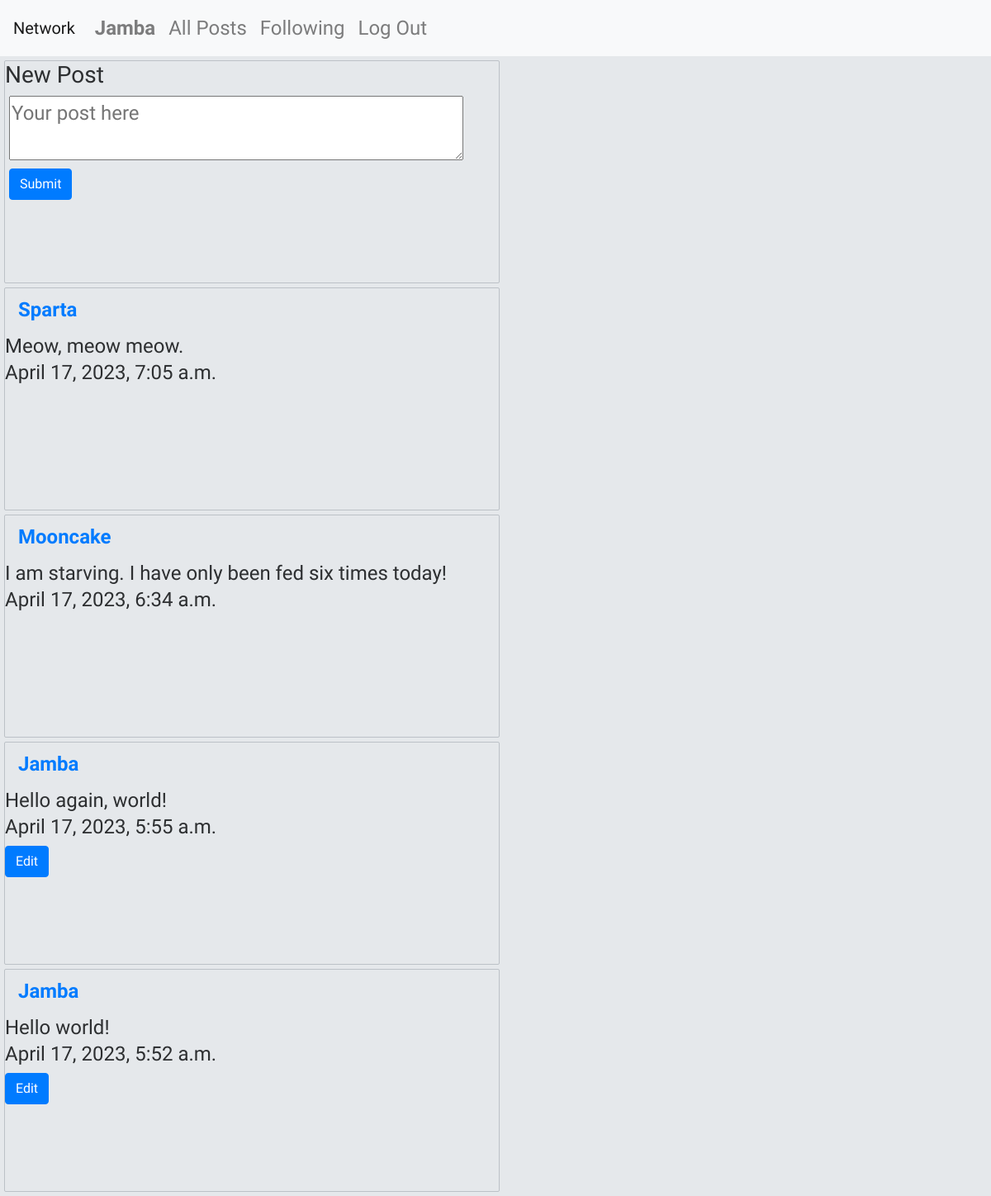
/ (signed in), run on the app's committed database.
### network/models.py (models this page shows, shortened)
class User(AbstractUser):
    id = models.AutoField(primary_key=True)
    followers = models.ManyToManyField("self", blank=True, related_name="user_followers", symmetrical=False)
    following = models.ManyToManyField("self", blank=True, related_name="user_following", symmetrical=False)

class Post(models.Model):
    id = models.AutoField(primary_key=True)
    author = models.ForeignKey(User, on_delete=models.CASCADE)
    content = models.CharField(max_length=128)
    date = models.DateTimeField(auto_now_add=True)
    likes = models.IntegerField()

### network/views.py (the view)
# urls.py: path("", views.index, name="index"),
def index(request):
    if request.method == "POST":
        print("Post request submitted.")
        if len(request.POST["content"]) <= POST_MINIMUM_CHARS:
            print("Post is too short!")
            posts = Post.objects.all()
            posts = posts.order_by("-date").all()
            return render(request, "network/index.html", {"posts":posts})
        else:
            p = Post(
                author = request.user,
                content = request.POST["content"],
                likes = 0
            )
            p.save()
            posts = Post.objects.all()
            posts = posts.order_by("-date").all()
            return render(request, "network/index.html", {"posts":posts})
    else:
        posts = Post.objects.all()
        posts = posts.order_by("-date").all()
        return render(request, "network/index.html", {"posts":posts})

### network/templates/network/index.html (shortened to what this page needs)
{% extends "network/layout.html" %}
{% block body %}
    {% if user.is_authenticated %}
    <div id="new-post-view">
        <h3>New Post</h3>
        <form id="new-post-form" action="{% url 'index' %}" method="POST">
            <textarea id="new-post-body" maxlength="128" placeholder="Your post here" name="content"></textarea>
            <input type="submit" id="new-post-button" class="btn btn-primary"/>
        </form>
    </div>
        {% for post in posts %}
            <div class="post" id="{{post.id}}">
                <a class="nav-link" href="{% url 'profile' post.author.username %}"><strong>{{ post.author.username }}</strong></a>
                <span id="post-content">{{ post.content }}</span>
                <h4>{{ post.date }}</h4>
                {% if user == post.author %}
                <input type="submit" id="edit-post-button" class="btn btn-primary" value="Edit"/>
                {% endif %}
            </div>
        {% endfor %}
    {% else %}
    <h1>You are not logged in!</h1>
    <h3>Please <a class="nav-link" href="{% url 'login' %}">log in</a> or <a class="nav-link" href="{% url 'register' %}">register an account</a> to create and view posts.</h3>
    {% endif %}
{% endblock %}

### network/templates/network/layout.html (shortened to what this page needs)
{% load static %}
<!DOCTYPE html>
<html lang="en">
    <head>
        <link rel="stylesheet" href="https://stackpath.bootstrapcdn.com/bootstrap/4.4.1/css/bootstrap.min.css">
        <link href="{% static 'network/styles.css' %}" rel="stylesheet">
    </head>
    <body>
        <nav class="navbar navbar-expand-lg navbar-light bg-light">
            <a class="navbar-brand" href="#">Network</a>
            <div>
              <ul class="navbar-nav mr-auto">
                {% if user.is_authenticated %}
                    <li class="nav-item">
                        <a class="nav-link" href="{% url 'profile' user.username %}"><strong>{{ user.username }}</strong></a>
                    </li>
                {% endif %}
                <li class="nav-item">
                  <a class="nav-link" href="{% url 'index' %}">All Posts</a>
                </li>
                {% if user.is_authenticated %}
                    <li class="nav-item">
                        <a class="nav-link" href="#">Following</a>
                    </li>
                    <li class="nav-item">
                        <a class="nav-link" href="{% url 'logout' %}">Log Out</a>
                    </li>
                {% endif %}
              </ul>
            </div>
          </nav>
        <div class="body">
            {% block body %}
            {% endblock %}
        </div>
    </body>
</html>

### network/static/network/styles.css (style rules this page uses)
:root { --background: #e5e8eb; --font-color: #2d2f31; --borders: #bcc1c7; --post-width: 600px; --success: #0b836b; --error: #a72727; }
body { text-align: center; vertical-align: middle; font-size: 24px; font-family: 'Gaegu', sans-serif; background-color: var(--background); color: var(--font-color); }
.post { text-align: left; height: calc(var(--post-width) * 0.45); width: var(--post-width); margin: 5px; border-radius: 2px; border: 1px solid var(--borders); }
#new-post-view { text-align: left; height: calc(var(--post-width) * 0.45); width: var(--post-width); margin: 5px; border-radius: 2px; border: 1px solid var(--borders); }
#new-post-form { margin: 5px; }
#new-post-body { width: calc(var(--post-width) - 50px); }

### data on the page
User: username "Jamba"
Post: author.username "Sparta", content "Meow, meow meow.", date "April 17, 2023, 7:05 a.m."
Post: author.username "Mooncake", content "I am starving. I have only been fed six times today!", date "April 17, 2023, 6:34 a.m."
Post: author.username "Jamba", content "Hello again, world!", date "April 17, 2023, 5:55 a.m."
Post: author.username "Jamba", content "Hello world!", date "April 17, 2023, 5:52 a.m."
